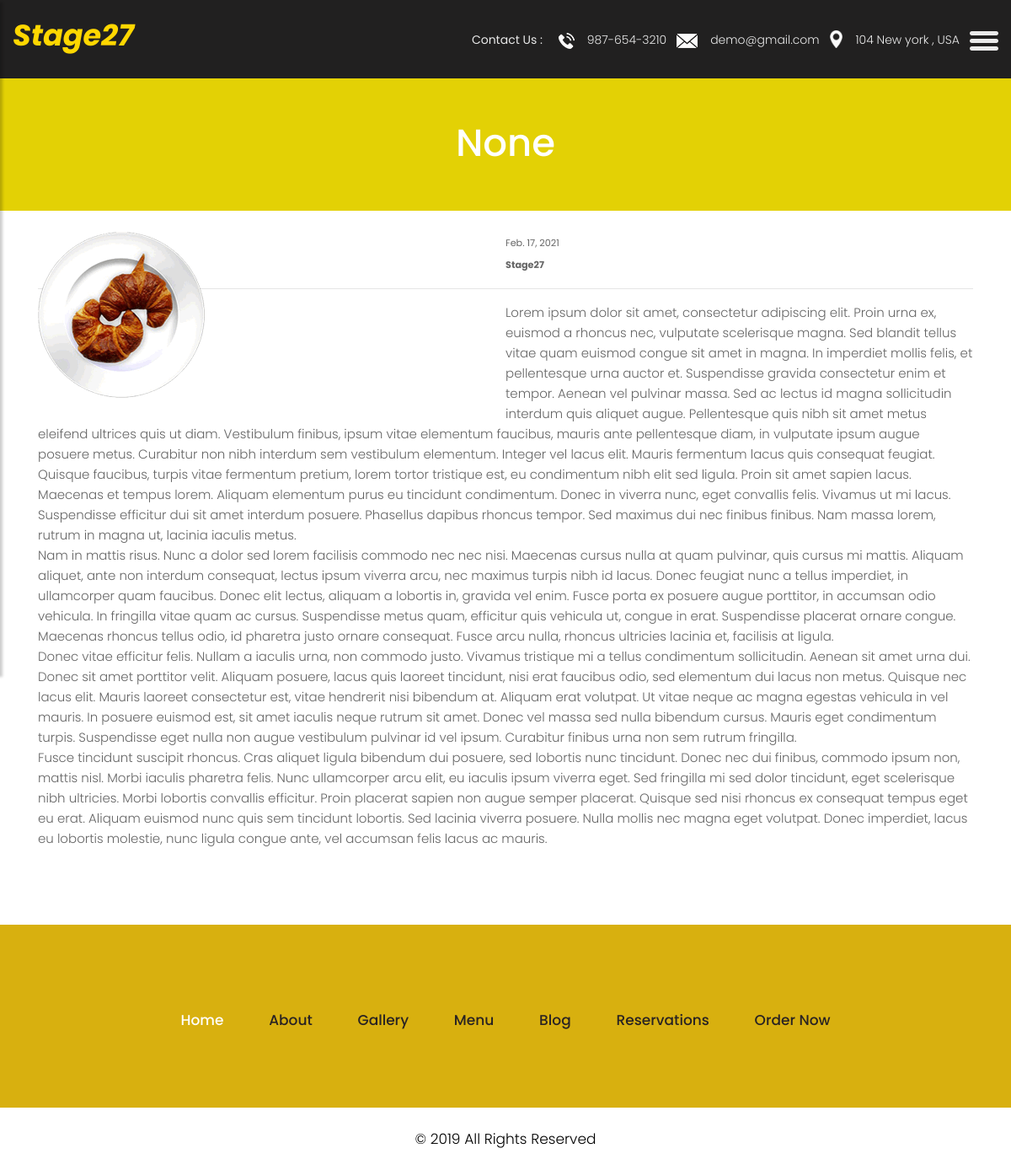
Screenshot of /blog/none with the database file from the repository.
### Home/models.py (models this page shows, shortened)
class Blog(models.Model):
    title = models.CharField(max_length=200)
    date = models.DateField()
    image = models.ImageField(upload_to='blog')
    body = RichTextField(blank=False,null=False)
    slug = models.SlugField(null=True, blank=True,editable=False)

### Home/views.py (the view)
# urls.py: path('blog/<slug:slug>',blog_detail,name='detail'),
def blog_detail(request,slug):
    context = {'blog':Blog.objects.get(slug=slug)
                }
    return render(request,'Home/detail.html',context)

### templates/Home/detail.html (shortened to what this page needs)
{% load static %}
<!DOCTYPE html>
<html lang="en">
<head>
    <link rel="stylesheet" href="{% static 'css/bootstrap.min.css' %}">
    <link rel="stylesheet" href="{% static 'css/owl.carousel.min.css' %}">
    <link rel="stylesheet" href="{% static 'css/style.css' %}">
    <link rel="stylesheet" href="{% static 'css/responsive.css' %}">
    <link rel="stylesheet" href="https://cdnjs.cloudflare.com/ajax/libs/font-awesome/4.7.0/css/font-awesome.min.css">
</head>
    <body  class="main-layout">
        <div class="wrapper">
    <div id="content">
    <header>
        <div class="container-fluid">
            <div class="row">
                <div class="col-md-3">
                    <div class="full">
                        <h1 style="color: gold; font-size: 35px;"><i><b>Stage27</b></i></h1>                    </div>
                </div>
                <div class="col-md-9">
                    <div class="full">
                        <div class="right_header_info">
                            <ul>
                                <li class="dinone">Contact Us : <img style="margin-right: 15px;margin-left: 15px;" src="{% static 'images/phone_icon.png' %}" alt="#"><a href="#">987-654-3210</a></li>
                                <li class="dinone"><img style="margin-right: 15px;" src="{% static 'images/mail_icon.png' %}" alt="#"><a href="#">demo@gmail.com</a></li>
                                <li class="dinone"><img style="margin-right: 15px;height: 21px;position: relative;top: -2px;" src="{% static 'images/location_icon.png' %}" alt="#"><a href="#">104 New york , USA</a></li>
                                <li>
                                    <button type="button" id="sidebarCollapse">
                                        <img src="{% static 'images/menu_icon.png' %}" alt="#">
                                    </button>
                                </li>
                            </ul>
                        </div>
                    </div>
                </div>
            </div>
        </div>
    </header>
<div class="yellow_bg">
   <div class="container">
            <div class="row">
               <div class="col-md-12">
                  <div class="title">
                     <h2>{{blog.title}}</h2>
                  </div>
               </div>
            </div>
          </div>
</div>
<br>
<div class="container">
    <div class="well">
        <div class="row">
             <div class="col-md-12">
                 <div class="pull-left col-md-6 col-xs-12 thumb-contenido"><img class="center-block img-responsive" src="/media/{{blog.image}}" /></div>
                 <div class="">
                     <small>{{blog.date}}</small><br>
                     <small><strong>Stage27</strong></small>
                     <hr>
                     <p class="text-justify">{{blog.body|safe}}</p></div>
             </div>
        </div>
    </div>
</div>
    <fooetr>
        <div class="footer">
            <div class="container-fluid">
                <div class="row">
                    <div class="col-md-12">
                        <ul class="lik">
                            <li class="active"> <a href="{% url 'home' %}">Home</a></li>
                            <li> <a href="{% url 'about' %}">About</a></li>
                            <li> <a href="{% url 'gallery' %}">Gallery</a></li>
                            <li> <a href="{% url 'menu' %}">Menu</a></li>
                            <li> <a href="{% url 'blog' %}">Blog</a></li>
                            <li> <a href="#">Reservations</a></li>
                            <li> <a href="http://www.stage27.co/s/order">Order Now</a></li>
                        </ul>
                    </div>
                </div>
            </div>
            <div class="copyright">
                <div class="container">
                    <p>© 2019 All Rights Reserved</p>
                </div>
            </div>
        </div>
    </fooetr>
    </div>
    </div>
</body>
</html>

### static/css/style.css (style rules this page uses)
body { color: #666666; font-size: 14px; font-family: 'poppins', sans-serif; line-height: 1.80857; font-weight: normal; }
a { color: #1f1f1f; text-decoration: none !important; outline: none !important; -webkit-transition: all .3s ease-in-out; -moz-transition: all .3s ease-in-out; -ms-transition: all .3s ease-in-out; -o-transition: all .3s ease-in-out; transition: all .3s ease-in-out; }
h1, h2, h3, h4, h5, h6 { letter-spacing: 0; font-weight: normal; position: relative; padding: 0 0 10px 0; font-weight: normal; line-height: normal; color: #111111; margin: 0 }
h1 { font-size: 24px }
h2 { font-size: 22px }
*, *::after, *::before { -webkit-box-sizing: border-box; -moz-box-sizing: border-box; box-sizing: border-box; }
ul, li, ol { margin: 0px; padding: 0px; list-style: none; }
p { margin: 0px; font-weight: 300; font-size: 15px; line-height: 24px; }
a { color: #222222; text-decoration: none; outline: none !important; }
a, .btn { text-decoration: none !important; outline: none !important; -webkit-transition: all .3s ease-in-out; -moz-transition: all .3s ease-in-out; -ms-transition: all .3s ease-in-out; -o-transition: all .3s ease-in-out; transition: all .3s ease-in-out; }
img { max-width: 100%; height: auto; }
button { border: 0; margin: 0; padding: 0; cursor: pointer; }
.full { float: left; width: 100%; }
.full { width: 100%; float: left; margin: 0; padding: 0; }
header { min-height: 90px; background: #212020; padding: 15px 0; position: fixed; width: 100%; top: 0; left: 0; z-index: 998; }
header .container-fluid { max-width: 1850px; }
.right_header_info { width: 100%; float: left; padding: 20px 0 0; }
.right_header_info ul { list-style: none; padding: 0; margin: 0; float: right; }
.right_header_info ul li { display: inline; font-size: 16px; margin-left: 45px; color: #eaeaea; font-weight: 400; float: left; }
.right_header_info ul li a { color: #eaeaea; font-weight: 300; }
#sidebarCollapse { background: transparent; }
.title { text-align: center; padding-bottom: 60px; }
.title h2 { font-size: 45px; font-weight: 500; line-height: 40px; color: #191918; padding: 20px 0px; }
.footer { background: #d8b00f; padding-top:90px; margin-top: 90px; }
ul.lik { text-align: center; margin-top: 10px; }
ul.lik li { display: inline-block; }
ul.lik li a { color: #292323; font-size: 17px; line-height: 27px; padding: 0px 25px; font-weight: 500; }
ul.lik li.active a { color: #fff; }
.copyright { background: #fff; margin-top: 90px; }
.copyright p { color: #000; text-align: center; padding: 25px 0px; font-size: 17px; }
#sidebarCollapse { background: transparent; padding: 0; border: none; }
.yellow_bg .title h2 { font-weight: bold; color: #fff; font-weight: 500; }
.yellow_bg { background-color: #e3d105; padding: 40px 0px; margin-top: 90px; }
.yellow_bg .title { padding-bottom: 0px; text-align: center; }
.thumb-contenido { margin-bottom:1%; margin-left: 0px; padding-left: 0px; }

### static/css/responsive.css (style rules this page uses)
@media (min-width: 1200px) and (max-width: 1500px) { .right_header_info ul li { font-size: 14px; margin-left: 12px; } }

### rows the page displays
Blog: title "None", image (picture), date "Feb. 17, 2021", body "Lorem ipsum dolor sit amet, consectetur adipiscing elit. Proin urna ex, euismod a rhoncus nec, vulputate scelerisque magna. Sed blandit tellus vitae quam euismod congue sit amet in magna. In imperdiet mollis felis, et pellentesque urna auctor et. Suspendisse gravida consectetur enim et tempor. Aenean vel pulvinar massa. Sed ac lectus id magna sollicitudin interdum quis aliquet augue. Pellentesque quis nibh sit amet metus eleifend ultrices quis ut diam. Vestibulum finibus, ipsum vitae elementum faucibus, mauris ante pellentesque diam, in vulputate ipsum augue posuere metus. Curabitur non nibh interdum sem vestibulum elementum. Integer vel lacus elit. Mauris fermentum lacus quis consequat…"
